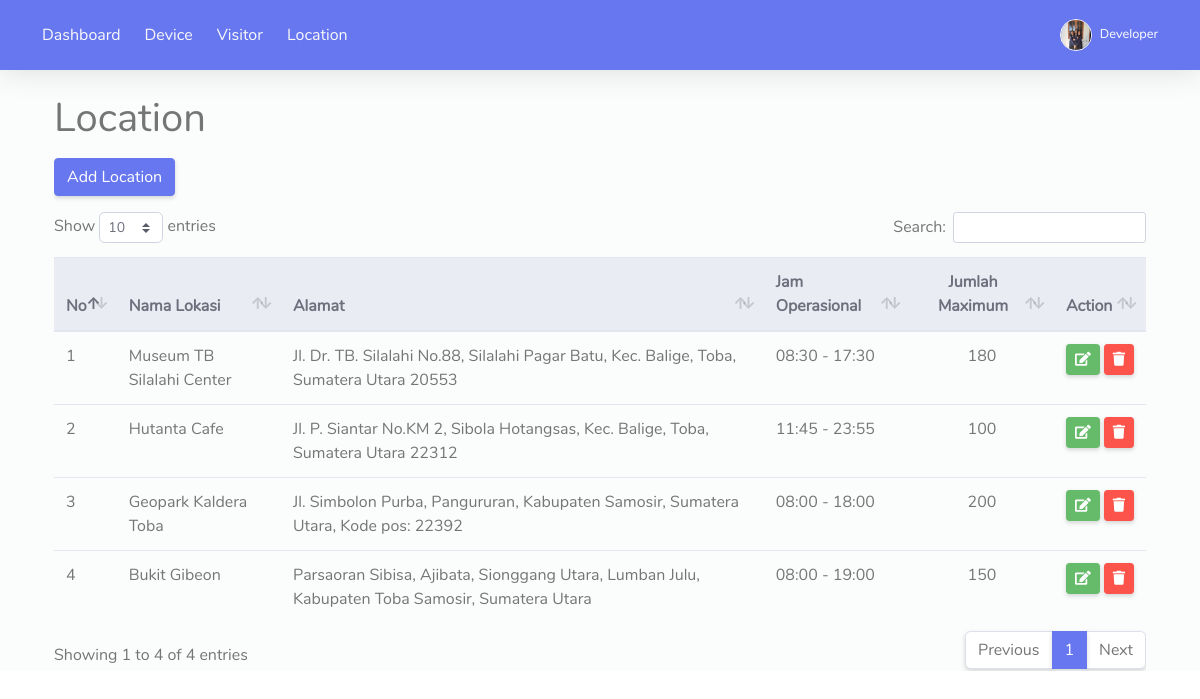
The app's page /visitor/location/index.php (signed in) with its own data.
### tables this page shows
CREATE TABLE `lokasi` (
  `id` int(11) NOT NULL,
  `nama_lokasi` varchar(128) NOT NULL,
  `alamat` text NOT NULL,
  `jam_operasional` varchar(50) NOT NULL,
  `jml_maximum` int(11) NOT NULL
);

### visitor/function.php (called while the page is built, shortened)
<?php
function get($table)
{
    $query = mysqli_query($GLOBALS['connection'], "SELECT * FROM $table");
    return $query;
}

### visitor/location/index.php (the view, shortened to what this page needs)
<?php
require('../layouts/header.php');
$locations = get('lokasi');
$no = 1;
?>
<h1 class="mb-3">Location</h1>
<?php if ($_SESSION['level'] == 'admin') : ?>
    <div class="row">
        <div class="col-md-12">
            <div class="table-responsive">
                <a href="form.php" class="btn btn-primary mb-3">Add Location</a>
                <table class="table align-items-center table-flush table-hover" id="dataTableHover">
                    <thead class="thead-light">
                        <tr>
                            <th>No</th>
                            <th>Nama Lokasi</th>
                            <th>Alamat</th>
                            <th>Jam Operasional</th>
                            <th class="text-center">Jumlah Maximum</th>
                            <th>Action</th>
                        </tr>
                    </thead>
                    <tbody>
                        <?php foreach ($locations as $location) : ?>
                            <tr>
                                <td><?= $no++ ?></td>
                                <td><?= $location['nama_lokasi'] ?></td>
                                <td><?= $location['alamat'] ?></td>
                                <td><?= $location['jam_operasional'] ?></td>
                                <td class="text-center"><?= $location['jml_maximum'] ?></td>
                                <td class="d-flex">
                                    <a href="form.php?id=<?= $location['id'] ?>" class="btn btn-sm btn-success mr-1"><i class="fas fa-edit"></i></a>
                                    <form action="" method="post">
                                        <button type="submit" name="delete" class="btn btn-sm btn-danger" onclick="return confirm('Hapus data lokasi ?')"><i class="fas fa-trash"></i></button>
                                    </form>
                                </td>
                            </tr>
                        <?php endforeach; ?>
                    </tbody>
                </table>
            </div>
        </div>
    </div>
<?php endif; ?>
<?php require('../layouts/footer.php') ?>

### records on screen
lokasi: nama_lokasi "Museum TB Silalahi Center", alamat "Jl. Dr. TB. Silalahi No.88, Silalahi Pagar Batu, Kec. Balige, Toba, Sumatera Utara 20553", jam_operasional "08:30 - 17:30", jml_maximum "180"
lokasi: nama_lokasi "Hutanta Cafe", alamat "Jl. P. Siantar No.KM 2, Sibola Hotangsas, Kec. Balige, Toba, Sumatera Utara 22312", jam_operasional "11:45 - 23:55", jml_maximum "100"
lokasi: nama_lokasi "Geopark Kaldera Toba", alamat "Jl. Simbolon Purba, Pangururan, Kabupaten Samosir, Sumatera Utara, Kode pos: 22392", jam_operasional "08:00 - 18:00", jml_maximum "200"
lokasi: nama_lokasi "Bukit Gibeon", alamat "Parsaoran Sibisa, Ajibata, Sionggang Utara, Lumban Julu, Kabupaten Toba Samosir, Sumatera Utara", jam_operasional "08:00 - 19:00", jml_maximum "150"

### other values on screen
$_SESSION['nama'] "Developer"
